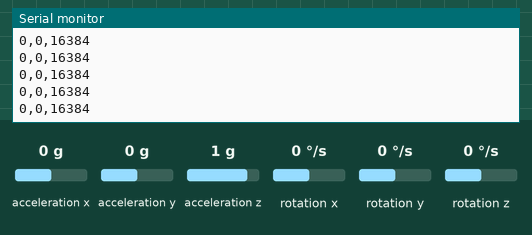
Recording of a sketch running on a simulated Arduino Uno, built with avr-gcc and run on an emulated ATmega328P. Shown: the last lines printed to the serial monitor. Wiring (inferred from the names in the program): MPU-6050 motion sensor at I2C address 0x68. The inputs (shaded band) are chosen by the test bench; at power-on: acceleration x 0 g, acceleration y 0 g, acceleration z 1 g, rotation x 0 °/s, rotation y 0 °/s, rotation z 0 °/s.

Above: at 1.2 s.
1.3 s: acceleration x set to -1.4 g
At 1.8 s:
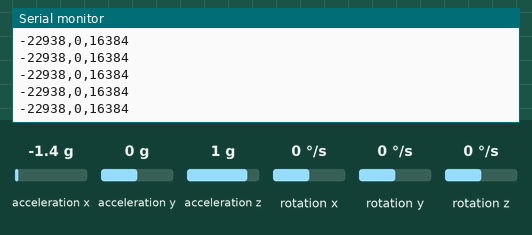
2.8 s: acceleration y set to -1.4 g
At 3.3 s:
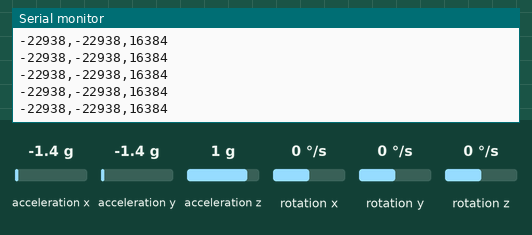
5.8 s: acceleration z set to -1.4 g
At 6.8 s:
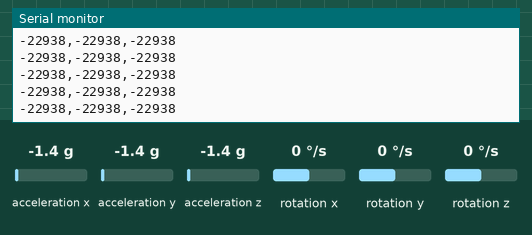

The sketch:

Accelerometer04.ino
```cpp
#include<Wire.h>
const int MPU_addr=0x68;  // I2C address of the MPU-6050

int16_t AcX,AcY,AcZ,Tmp,GyX,GyY,GyZ;

double mAccelCurrent;
  double mAccelLast;
  float frequency;

  int state0 = 0;
  int state1 = 0;

  int count = 0;
  int pastpeak = 0;
  int curpeak = 0;
  int diff = 0;
  int diff2 = 0;
  int pastdiff = 0;


void setup(){
  Wire.begin();
  Wire.beginTransmission(MPU_addr);
  Wire.write(0x6B);  // PWR_MGMT_1 register
  Wire.write(0);     // set to zero (wakes up the MPU-6050)
  Wire.endTransmission(true);
  Serial.begin(9600);
//  Serial.println("test");
}

void loop(){
   read_mpu_6050_data();
   senseMove();
  }
void read_mpu_6050_data(){
  Wire.beginTransmission(MPU_addr);
  Wire.write(0x3B);  // starting with register 0x3B (ACCEL_XOUT_H)
  Wire.endTransmission(false);
  Wire.requestFrom(MPU_addr,14,true);  // request a total of 14 registers
  AcX=Wire.read()<<8|Wire.read();  // 0x3B (ACCEL_XOUT_H) & 0x3C (ACCEL_XOUT_L)
  AcY=Wire.read()<<8|Wire.read();  // 0x3D (ACCEL_YOUT_H) & 0x3E (ACCEL_YOUT_L)
  AcZ=Wire.read()<<8|Wire.read();  // 0x3F (ACCEL_ZOUT_H) & 0x40 (ACCEL_ZOUT_L)
  Tmp=Wire.read()<<8|Wire.read();
  GyX=Wire.read()<<8|Wire.read();
  GyY=Wire.read()<<8|Wire.read();
  GyZ=Wire.read()<<8|Wire.read();  // 0x47 (GYRO_ZOUT_H) & 0x48 (GYRO_ZOUT_L)
}

void senseMove(){
    Serial.print(AcX);
    Serial.print(",");
    Serial.print(AcY);
    Serial.print(",");
    Serial.println(AcZ);

//  count++;
//  state0 = state1;
//
//  mAccelLast = mAccelCurrent;
//  mAccelCurrent = sqrt (abs(AcX * AcX + AcY * AcY + AcZ * AcZ));
//
//  if (mAccelCurrent > 1.068 * mAccelLast) {
//          state1 = 1;
//        } else if (mAccelCurrent <= 1.068 * mAccelLast && mAccelCurrent > 0.95 * mAccelLast) {
//          state1 = 0;
//        } else {
//          state1 = -1;
//        }
//  if (state0 != state1 && state1 == 1) {
//          pastpeak = curpeak;
//          curpeak = count;
//          pastdiff = diff;
//          diff = curpeak - pastpeak;
//        }
//
//  if(diff>10){
//    diff2 = diff;
//    }
////    else diff2 = 10;
//  Serial.println(diff2);

  }
```

Measured:
- after the input at 1.3 s, the serial monitor: prints a new line after 0.08 s (image 1)
- after the input at 2.8 s, the serial monitor: prints a new line after 0.07 s (image 2)
- after the input at 5.8 s, the serial monitor: prints a new line after 0.09 s (image 3)
